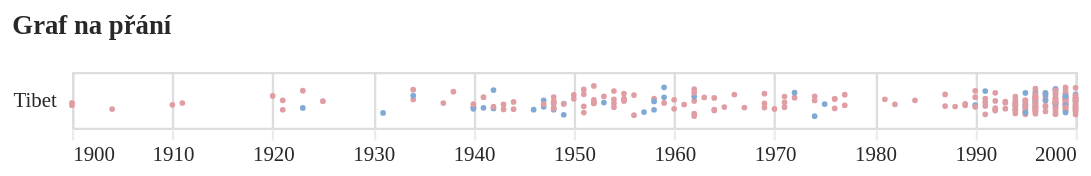

Source (notebook cell):
### Markdown cell above
## Hrajeme na přání

### Code cell
na_prani = { 'Tibet':'[Tt]ibet'
}

na_prani_data = pl.concat([hledej_tema(tema, retezec) for tema, retezec in na_prani.items()]).filter(pl.col("rok").is_between(1900,2000)).with_columns(
                   pl.col("rok").map_elements(
                       lambda x: datetime.date(year=x, month=1, day=1), 
                       return_dtype=pl.Date
                   ).cast(pl.Datetime)
               )

na_prani_graf = alt.Chart(
    na_prani_data.to_pandas(), title=alt.Title("Graf na přání"), width=kredity['sirka'] * 1.2
).mark_circle(size=6, opacity=1).encode(
    x=alt.X("rok:T", title=None, axis=alt.Axis(domainOpacity=0, tickColor='#ECEDE6', tickCount=8)), 
    y=alt.Y('téma:N', 
            title=None, 
            axis=alt.Axis(domainOpacity=0, tickColor='white'),
            sort=[tema for tema, neco in revoluce.items()]), 
            yOffset=alt.YOffset("jitter:Q", scale=alt.Scale(range=[2, 15])), 
            color=alt.Color('preklad:N', scale=alt.Scale(range=['#E09DA3','#81A9D5']), 
            sort=[tema for tema, retezec in revoluce.items()]
).legend(None)
).transform_calculate(jitter="sqrt(-2*log(random()))*cos(2*PI*random())")

na_prani_graf

### Figure 1 — Vega-Lite specification as saved in the notebook (floating-point values rounded to 4 significant figures; data arrays with more than 128 entries replaced by an {"elided": "..."} marker saying what was removed)
{"config": {"title": {"font": "Noticia Text", "fontSize": 11.5, "anchor": "start", "lineHeight": 19, "fontWeight": "bolder", "subtitleFont": "Noticia Text", "subtitleFontSize": 10, "subtitleLineHeight": 15, "subtitlePadding": 10, "dy": -10, "color": "#292829", "subtitleColor": "#292829"}, "axis": {"labelFont": "Asap", "titleFont": "Asap", "fontWeight": "lighter", "titleFontWeight": "lighter", "labelFontSize": 9, "titleFontSize": 9, "labelPadding": 2, "titlePadding": 9, "domainOpacity": 0, "tickColor": "#DCDDD6", "labelColor": "#292829"}, "legend": {"labelFont": "Asap", "labelFontWeight": "normal", "titleFont": "Asap", "titleFontWeight": "normal", "labelFontSize": 9, "titleFontSize": 9, "labelColor": "#292829"}}, "data": {"name": "data-2355ad91f0f4c781f3ef57a67226a41b"}, "mark": {"type": "circle", "opacity": 1, "size": 6}, "encoding": {"color": {"field": "preklad", "legend": null, "scale": {"range": ["#E09DA3", "#81A9D5"]}, "sort": ["povinnosti", "Ježíš", "horoskopy", "privatizace", "produktivita", "pionýr", "skaut, junák", "spartakiáda", "sokolský slet", "RVHP", "ES/EU"], "type": "nominal"}, "x": {"axis": {"domainOpacity": 0, "tickColor": "#ECEDE6", "tickCount": 8}, "field": "rok", "title": null, "type": "temporal"}, "y": {"axis": {"domainOpacity": 0, "tickColor": "white"}, "field": "téma", "sort": ["povinnosti", "Ježíš", "horoskopy", "privatizace", "produktivita", "pionýr", "skaut, junák", "spartakiáda", "sokolský slet", "RVHP", "ES/EU"], "title": null, "type": "nominal"}, "yOffset": {"field": "jitter", "scale": {"range": [2, 15]}, "type": "quantitative"}}, "title": {"text": "Graf na přání"}, "transform": [{"calculate": "sqrt(-2*log(random()))*cos(2*PI*random())", "as": "jitter"}], "width": 432.0, "$schema": "https://vega.github.io/schema/vega-lite/v5.8.0.json", "datasets": {"data-2355ad91f0f4c781f3ef57a67226a41b": {"elided": "265 records"}}}
